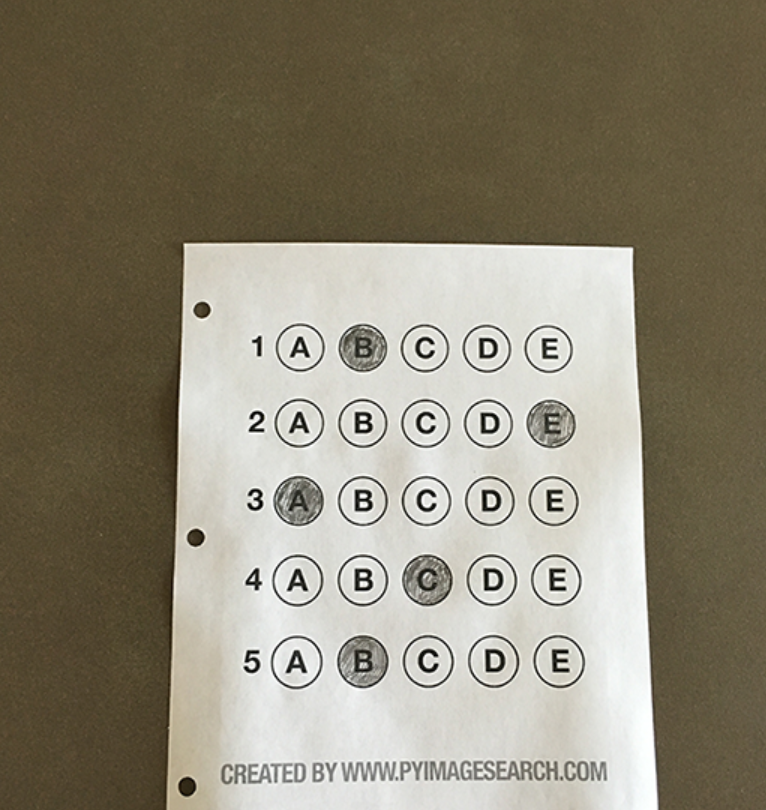
#> input picture Resources/answerCard.png, 766 x 810 px
$ python 'canny edges dection.py'
#> lines starting #> are read from the running program, lines starting #| are printed output that depends on the picture; after the words box and inside, x2 and y2 are one past the last pixel; in counts of white or black regions, pixels touching at a corner belong together
import numpy as np
import cv2 as cv
import matplotlib.pyplot as plt


def empty(x):
    pass


cv.namedWindow('temp', cv.WINDOW_AUTOSIZE)
cv.createTrackbar('minValue', 'temp', 0, 255, empty)
cv.createTrackbar('maxValue', 'temp', 0, 255, empty)

cv.namedWindow('temp1', cv.WINDOW_AUTOSIZE)


def main():
    img = cv.imread('Resources/answerCard.png', 0)
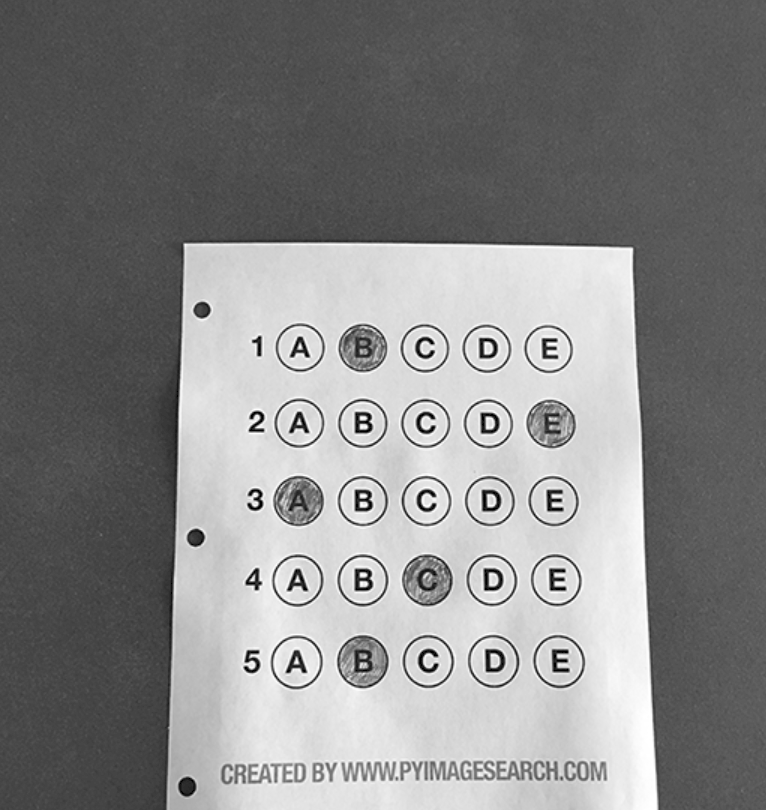
#> img: shape (810, 766); min 0, max 255, mean 133.9
    while True:
        lowerBound = cv.getTrackbarPos('minValue', 'temp')
        upperBound = cv.getTrackbarPos('maxValue', 'temp')
        imgCanny = cv.Canny(img, lowerBound, upperBound, L2gradient=True)
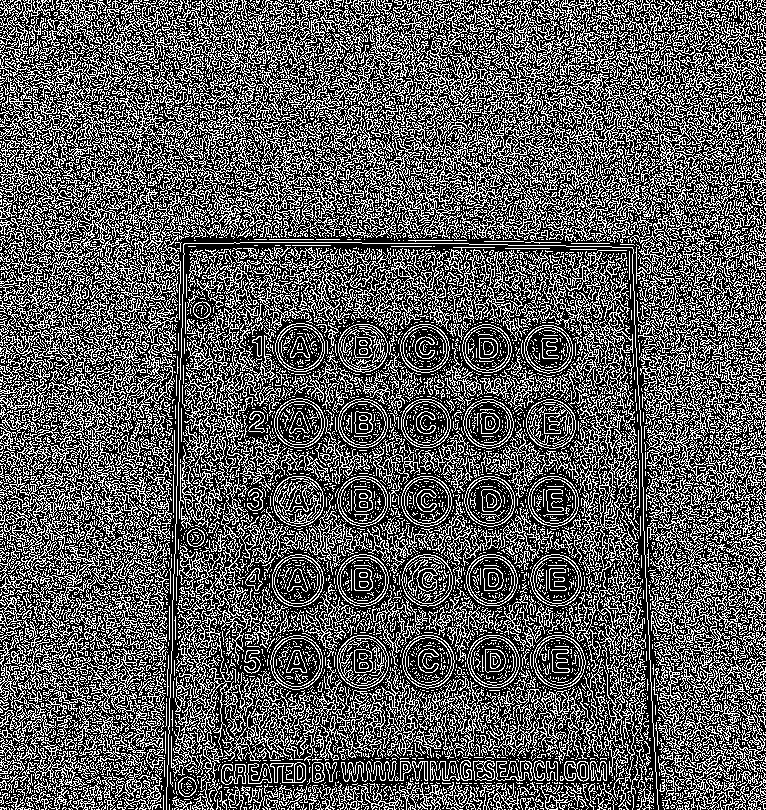
#> imgCanny: shape (810, 766); 35.9% white in thin lines or dots
        kernelMor = cv.getStructuringElement(cv.MORPH_RECT, (2, 2))
        imgDilation = cv.dilate(imgCanny, kernelMor, iterations=2)
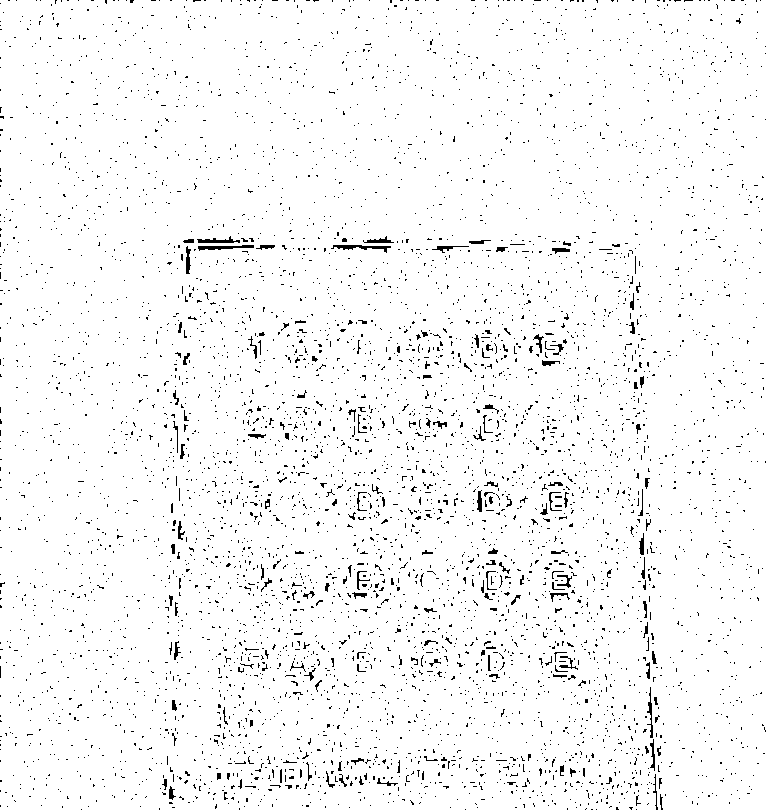
#> imgDilation: shape (810, 766); 96.7% white; black in thin lines or dots
        cv.imshow('temp1', imgDilation)
        cv.waitKey(1)
        cv.imshow('temp', imgCanny)
        cv.waitKey(1)


main()

$ run again, with Resources/HoughLine.png copied over Resources/answerCard.png
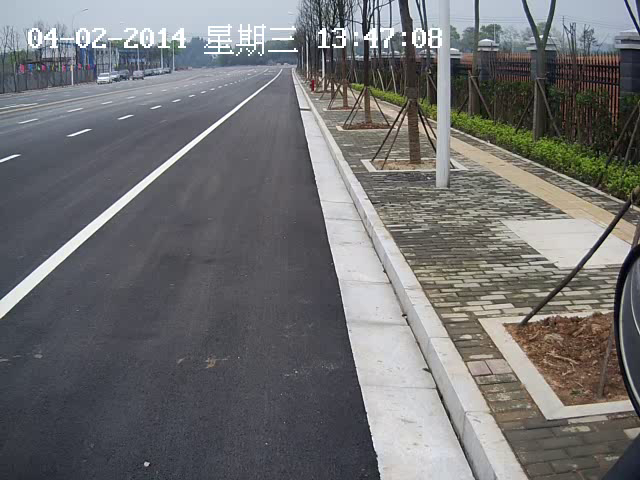
#> input picture Resources/HoughLine.png, 640 x 480 px
#> in main, `imgCanny = cv.Canny(img, lowerBound, upperBound, L2gradient=True)`:
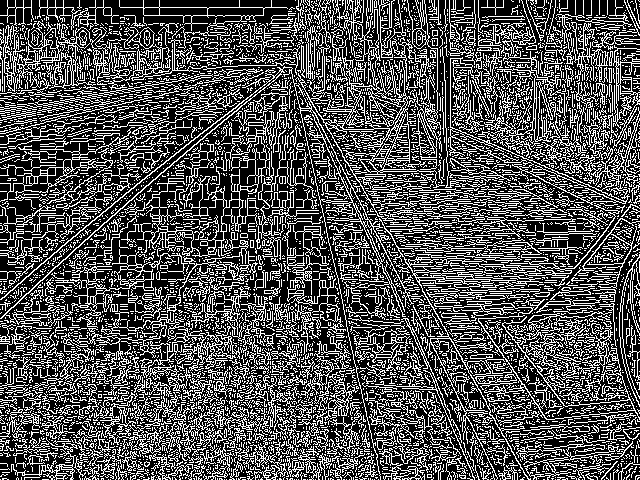
#> imgCanny: shape (480, 640); 32.2% white in thin lines or dots
#> in main, `imgDilation = cv.dilate(imgCanny, kernelMor, iterations=2)`:
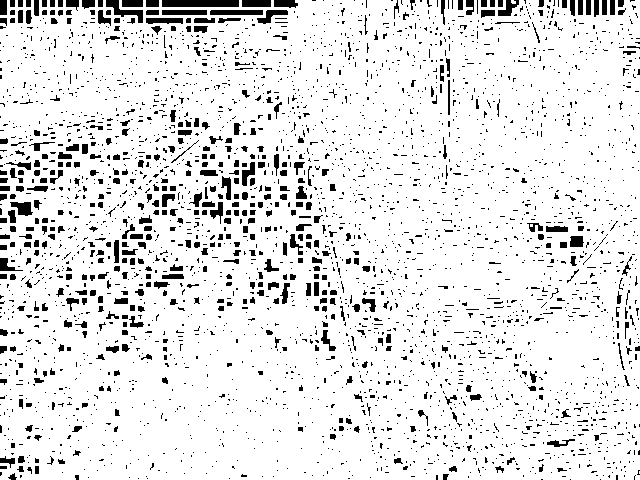
#> imgDilation: shape (480, 640); 90% white; 3474 black regions (3007 under 20 px), largest, box (x1, y1, x2, y2) and area: (162, 0, 239, 7) 539, (106, 0, 143, 23) 300, (210, 10, 263, 15) 264
